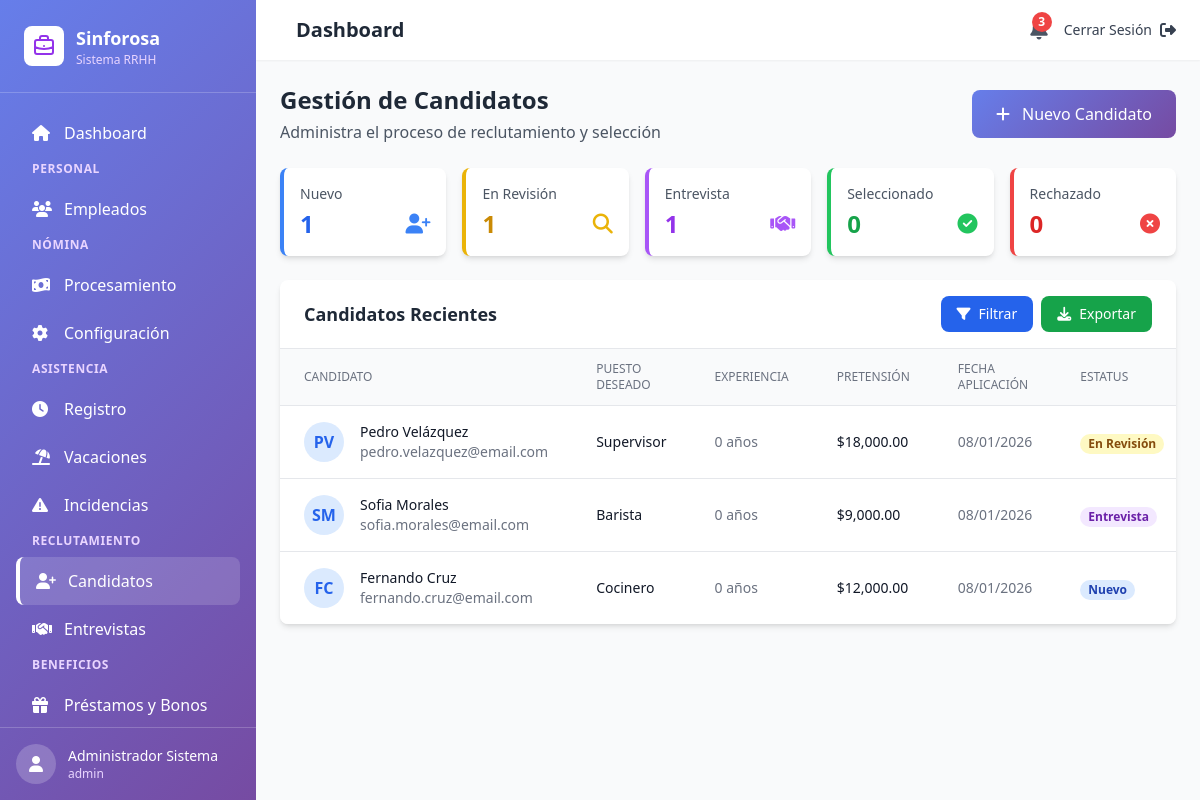
Screenshot of /reclutamiento (signed in) with the database file from the repository.
### tables this page shows
CREATE TABLE candidatos (
    id INT AUTO_INCREMENT PRIMARY KEY,
    nombres VARCHAR(100) NOT NULL,
    apellido_paterno VARCHAR(100) NOT NULL,
    apellido_materno VARCHAR(100),
    email VARCHAR(100),
    telefono VARCHAR(15),
    celular VARCHAR(15),
    fecha_nacimiento DATE,
    
     
    calle VARCHAR(150),
    colonia VARCHAR(100),
    municipio VARCHAR(100),
    estado VARCHAR(50),
    codigo_postal VARCHAR(5),
    
     
    nivel_estudios ENUM('Primaria', 'Secundaria', 'Preparatoria', 'Técnico', 'Licenciatura', 'Maestría', 'Doctorado'),
    carrera VARCHAR(150),
    experiencia_anios INT,
    puesto_deseado VARCHAR(100),
    pretension_salarial DECIMAL(10,2),
    
     
    cv_ruta VARCHAR(500),
    foto_ruta VARCHAR(500),
    
     
    estatus ENUM('Nuevo', 'En Revisión', 'Entrevista', 'Evaluación', 'Seleccionado', 'Rechazado', 'Contratado') DEFAULT 'Nuevo',
    fuente_reclutamiento VARCHAR(100),
    fecha_aplicacion TIMESTAMP DEFAULT CURRENT_TIMESTAMP,
    
     
    usuario_asignado_id INT,
    fecha_actualizacion TIMESTAMP DEFAULT CURRENT_TIMESTAMP ON UPDATE CURRENT_TIMESTAMP,
    
    FOREIGN KEY (usuario_asignado_id) REFERENCES usuarios(id) ON DELETE SET NULL,
    INDEX idx_estatus (estatus)
);

### app/controllers/ReclutamientoController.php (called while the page is built, shortened)
<?php
class ReclutamientoController {
    public function index() {
        $db = Database::getInstance()->getConnection();
        $query = "SELECT * FROM candidatos WHERE 1=1";
        $params = [];
        $query .= " ORDER BY fecha_aplicacion DESC LIMIT 50";
        $stmt = $db->prepare($query);
        $stmt->execute($params);
        $candidatos = $stmt->fetchAll();
        $stmt = $db->query("SELECT estatus, COUNT(*) as total FROM candidatos GROUP BY estatus");
        $stats = $stmt->fetchAll();
        require_once BASE_PATH . 'app/views/reclutamiento/index.php';
        require_once BASE_PATH . 'app/views/layouts/main.php';
    }
}

### app/views/reclutamiento/index.php (the view, shortened to what this page needs)
<div class="mb-6">
    <div class="flex justify-between items-center">
        <div>
            <h1 class="text-2xl font-bold text-gray-800">Gestión de Candidatos</h1>
            <p class="text-gray-600 mt-1">Administra el proceso de reclutamiento y selección</p>
        </div>
        <button onclick="openCandidatoModal()" class="bg-gradient-sinforosa text-white px-6 py-3 rounded-lg hover:opacity-90 transition">
            <i class="fas fa-plus mr-2"></i> Nuevo Candidato
        </button>
    </div>
</div>
<div class="grid grid-cols-1 md:grid-cols-5 gap-4 mb-6">
    <?php
    $statusStats = array_column($stats, 'total', 'estatus');
    $statusInfo = [
        'Nuevo' => ['color' => 'blue', 'icon' => 'user-plus'],
        'En Revisión' => ['color' => 'yellow', 'icon' => 'search'],
        'Entrevista' => ['color' => 'purple', 'icon' => 'handshake'],
        'Seleccionado' => ['color' => 'green', 'icon' => 'check-circle'],
        'Rechazado' => ['color' => 'red', 'icon' => 'times-circle']
    ];
    foreach ($statusInfo as $status => $info):
        $count = $statusStats[$status] ?? 0;
    ?>
    <div class="bg-white rounded-lg shadow-md p-4 border-l-4 border-<?php echo $info['color']; ?>-500">
        <p class="text-sm text-gray-600 mb-1"><?php echo $status; ?></p>
        <div class="flex items-center justify-between">
            <p class="text-2xl font-bold text-<?php echo $info['color']; ?>-600"><?php echo $count; ?></p>
            <i class="fas fa-<?php echo $info['icon']; ?> text-<?php echo $info['color']; ?>-500 text-xl"></i>
        </div>
    </div>
    <?php endforeach; ?>
</div>
<div class="bg-white rounded-lg shadow-md overflow-hidden">
    <div class="px-6 py-4 border-b border-gray-200 flex justify-between items-center">
        <h2 class="text-lg font-semibold text-gray-800">Candidatos Recientes</h2>
        <div class="flex space-x-2">
            <button onclick="toggleFiltros()" class="px-4 py-2 bg-blue-600 text-white rounded-lg hover:bg-blue-700 text-sm">
                <i class="fas fa-filter mr-2"></i>Filtrar
            </button>
            <button onclick="exportarCandidatos()" class="px-4 py-2 bg-green-600 text-white rounded-lg hover:bg-green-700 text-sm">
                <i class="fas fa-download mr-2"></i>Exportar
            </button>
        </div>
    </div>
    <div class="overflow-x-auto">
        <table class="min-w-full divide-y divide-gray-200">
            <thead class="bg-gray-50">
                <tr>
                    <th class="px-6 py-3 text-left text-xs font-medium text-gray-500 uppercase">Candidato</th>
                    <th class="px-6 py-3 text-left text-xs font-medium text-gray-500 uppercase">Puesto Deseado</th>
                    <th class="px-6 py-3 text-left text-xs font-medium text-gray-500 uppercase">Experiencia</th>
                    <th class="px-6 py-3 text-left text-xs font-medium text-gray-500 uppercase">Pretensión</th>
                    <th class="px-6 py-3 text-left text-xs font-medium text-gray-500 uppercase">Fecha Aplicación</th>
                    <th class="px-6 py-3 text-left text-xs font-medium text-gray-500 uppercase">Estatus</th>
                </tr>
            </thead>
            <tbody class="bg-white divide-y divide-gray-200">
                <?php if (empty($candidatos)): ?>
                <tr>
                    <td colspan="7" class="px-6 py-8 text-center text-gray-500">
                        No hay candidatos registrados
                    </td>
                </tr>
                <?php else: ?>
                <?php foreach ($candidatos as $candidato): ?>
                <tr class="hover:bg-gray-50">
                    <td class="px-6 py-4 whitespace-nowrap">
                        <div class="flex items-center">
                            <div class="flex-shrink-0 h-10 w-10 bg-blue-100 rounded-full flex items-center justify-center">
                                <span class="text-blue-600 font-semibold">
                                    <?php echo strtoupper(substr($candidato['nombres'], 0, 1) . substr($candidato['apellido_paterno'], 0, 1)); ?>
                                </span>
                            </div>
                            <div class="ml-4">
                                <div class="text-sm font-medium text-gray-900">
                                    <?php echo htmlspecialchars($candidato['nombres'] . ' ' . $candidato['apellido_paterno']); ?>
                                </div>
                                <div class="text-sm text-gray-500"><?php echo htmlspecialchars($candidato['email'] ?? 'Sin email'); ?></div>
                            </div>
                        </div>
                    </td>
                    <td class="px-6 py-4 whitespace-nowrap text-sm text-gray-900">
                        <?php echo htmlspecialchars($candidato['puesto_deseado']); ?>
                    </td>
                    <td class="px-6 py-4 whitespace-nowrap text-sm text-gray-500">
                        <?php echo $candidato['experiencia_anios'] ?? 0; ?> años
                    </td>
                    <td class="px-6 py-4 whitespace-nowrap text-sm text-gray-900">
                        $<?php echo $candidato['pretension_salarial'] ? number_format($candidato['pretension_salarial'], 2) : '0.00'; ?>
                    </td>
                    <td class="px-6 py-4 whitespace-nowrap text-sm text-gray-500">
                        <?php echo date('d/m/Y', strtotime($candidato['fecha_aplicacion'])); ?>
                    </td>
                    <td class="px-6 py-4 whitespace-nowrap">
                        <?php
                        $colors = [
                            'Nuevo' => 'bg-blue-100 text-blue-800',
                            'En Revisión' => 'bg-yellow-100 text-yellow-800',
                            'Entrevista' => 'bg-purple-100 text-purple-800',
                            'Evaluación' => 'bg-indigo-100 text-indigo-800',
                            'Seleccionado' => 'bg-green-100 text-green-800',
                            'Rechazado' => 'bg-red-100 text-red-800',
                            'Contratado' => 'bg-teal-100 text-teal-800'
                        ];
                        $color = $colors[$candidato['estatus']] ?? 'bg-gray-100 text-gray-800';
                        ?>
                        <span class="px-2 inline-flex text-xs leading-5 font-semibold rounded-full <?php echo $color; ?>">
                            <?php echo htmlspecialchars($candidato['estatus']); ?>
                        </span>
                    </td>
                </tr>
                <?php endforeach; ?>
                <?php endif; ?>
            </tbody>
        </table>
    </div>
</div>

### app/views/layouts/main.php (style rules this page uses)
.bg-gradient-sinforosa { background: linear-gradient(135deg, #667eea 0%, #764ba2 100%); }

### rows the page displays
candidatos: nombres+apellido_paterno "PV", nombres+apellido_paterno "Pedro Velázquez", email "pedro.velazquez@email.com", puesto_deseado "Supervisor", experiencia_anios "0", pretension_salarial "18,000.00", fecha_aplicacion "08/01/2026", estatus "En Revisión"
candidatos: nombres+apellido_paterno "SM", nombres+apellido_paterno "Sofia Morales", email "sofia.morales@email.com", puesto_deseado "Barista", experiencia_anios "0", pretension_salarial "9,000.00", fecha_aplicacion "08/01/2026", estatus "Entrevista"
candidatos: nombres+apellido_paterno "FC", nombres+apellido_paterno "Fernando Cruz", email "fernando.cruz@email.com", puesto_deseado "Cocinero", experiencia_anios "0", pretension_salarial "12,000.00", fecha_aplicacion "08/01/2026", estatus "Nuevo"

### other values shown
$_SESSION['user_name'] "Administrador Sistema"
$_SESSION['user_rol'] "admin"
$title "Dashboard"
$status "Nuevo"
$count "1"
$status "En Revisión"
$status "Entrevista"
$status "Seleccionado"
$count "0"
$status "Rechazado"
